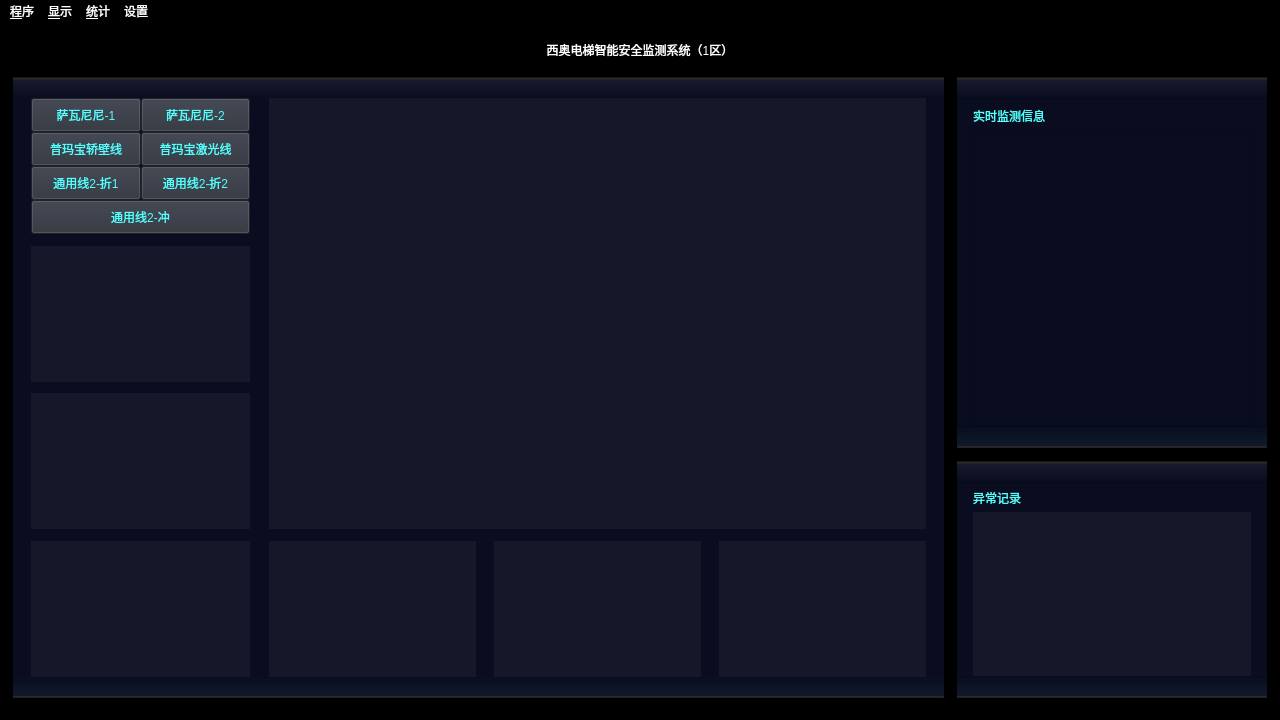
<?xml version="1.0" encoding="UTF-8"?>
<ui version="4.0">
 <class>MainWindow</class>
 <widget class="QMainWindow" name="MainWindow">
  <property name="geometry">
   <rect>
    <x>0</x>
    <y>0</y>
    <width>1280</width>
    <height>720</height>
   </rect>
  </property>
  <property name="windowTitle">
   <string>MainWindow</string>
  </property>
  <property name="styleSheet">
   <string notr="true">background-color: rgb(0, 0, 0);</string>
  </property>
  <widget class="QWidget" name="centralwidget">
   <property name="styleSheet">
    <string notr="true"/>
   </property>
   <layout class="QVBoxLayout" name="verticalLayout_2" stretch="8,92">
    <property name="spacing">
     <number>0</number>
    </property>
    <property name="leftMargin">
     <number>0</number>
    </property>
    <property name="topMargin">
     <number>0</number>
    </property>
    <property name="rightMargin">
     <number>0</number>
    </property>
    <property name="bottomMargin">
     <number>0</number>
    </property>
    <item>
     <widget class="QLabel" name="label">
      <property name="styleSheet">
       <string notr="true">font: 29pt &quot;宋体&quot;;
color: rgb(255, 255, 255);</string>
      </property>
      <property name="text">
       <string>西奥电梯智能安全监测系统（1区）</string>
      </property>
      <property name="alignment">
       <set>Qt::AlignCenter</set>
      </property>
     </widget>
    </item>
    <item>
     <layout class="QHBoxLayout" name="horizontalLayout" stretch="1,72,1,24,1">
      <property name="spacing">
       <number>0</number>
      </property>
      <item>
       <spacer name="horizontalSpacer">
        <property name="orientation">
         <enum>Qt::Horizontal</enum>
        </property>
        <property name="sizeHint" stdset="0">
         <size>
          <width>40</width>
          <height>20</height>
         </size>
        </property>
       </spacer>
      </item>
      <item>
       <layout class="QVBoxLayout" name="verticalLayout_3" stretch="0,3,94,3,0">
        <property name="spacing">
         <number>0</number>
        </property>
        <item>
         <widget class="Line" name="line">
          <property name="styleSheet">
           <string notr="true">background-color: rgb(35, 35, 40);</string>
          </property>
          <property name="orientation">
           <enum>Qt::Horizontal</enum>
          </property>
         </widget>
        </item>
        <item>
         <widget class="QLabel" name="label_2">
          <property name="styleSheet">
           <string notr="true">background-color: qlineargradient(spread:pad, x1:0, y1:1, x2:0, y2:0, stop:0 rgba(9, 13, 31, 255), stop:1 rgba(23, 26, 43, 255));</string>
          </property>
          <property name="text">
           <string/>
          </property>
         </widget>
        </item>
        <item>
         <widget class="QWidget" name="horizontalWidget_2" native="true">
          <property name="styleSheet">
           <string notr="true">background-color: rgb(9, 13, 31);</string>
          </property>
          <layout class="QHBoxLayout" name="horizontalLayout_2" stretch="2,24,2,72,2">
           <property name="spacing">
            <number>0</number>
           </property>
           <property name="leftMargin">
            <number>0</number>
           </property>
           <property name="topMargin">
            <number>0</number>
           </property>
           <property name="rightMargin">
            <number>0</number>
           </property>
           <property name="bottomMargin">
            <number>0</number>
           </property>
           <item>
            <spacer name="horizontalSpacer_4">
             <property name="orientation">
              <enum>Qt::Horizontal</enum>
             </property>
             <property name="sizeHint" stdset="0">
              <size>
               <width>40</width>
               <height>20</height>
              </size>
             </property>
            </spacer>
           </item>
           <item>
            <layout class="QVBoxLayout" name="verticalLayout_4" stretch="24,2,24,2,24,2,24">
             <property name="spacing">
              <number>0</number>
             </property>
             <item>
              <layout class="QVBoxLayout" name="verticalLayout_6" stretch="3,1">
               <property name="spacing">
                <number>0</number>
               </property>
               <item>
                <layout class="QGridLayout" name="gridLayout">
                 <property name="spacing">
                  <number>0</number>
                 </property>
                 <item row="0" column="0">
                  <widget class="QPushButton" name="pushButton_1">
                   <property name="sizePolicy">
                    <sizepolicy hsizetype="MinimumExpanding" vsizetype="MinimumExpanding">
                     <horstretch>0</horstretch>
                     <verstretch>0</verstretch>
                    </sizepolicy>
                   </property>
                   <property name="styleSheet">
                    <string notr="true">color: rgb(85, 255, 255);
background-color: rgb(44, 48, 58);
font: 12pt &quot;宋体&quot;;</string>
                   </property>
                   <property name="text">
                    <string>萨瓦尼尼-1</string>
                   </property>
                  </widget>
                 </item>
                 <item row="2" column="0">
                  <widget class="QPushButton" name="pushButton_4">
                   <property name="sizePolicy">
                    <sizepolicy hsizetype="MinimumExpanding" vsizetype="MinimumExpanding">
                     <horstretch>0</horstretch>
                     <verstretch>0</verstretch>
                    </sizepolicy>
                   </property>
                   <property name="styleSheet">
                    <string notr="true">color: rgb(85, 255, 255);
background-color: rgb(44, 48, 58);
font: 12pt &quot;宋体&quot;;</string>
                   </property>
                   <property name="text">
                    <string>通用线2-折1</string>
                   </property>
                  </widget>
                 </item>
                 <item row="2" column="1">
                  <widget class="QPushButton" name="pushButton_5">
                   <property name="sizePolicy">
                    <sizepolicy hsizetype="MinimumExpanding" vsizetype="MinimumExpanding">
                     <horstretch>0</horstretch>
                     <verstretch>0</verstretch>
                    </sizepolicy>
                   </property>
                   <property name="styleSheet">
                    <string notr="true">color: rgb(85, 255, 255);
background-color: rgb(44, 48, 58);
font: 12pt &quot;宋体&quot;;</string>
                   </property>
                   <property name="text">
                    <string>通用线2-折2</string>
                   </property>
                  </widget>
                 </item>
                 <item row="1" column="0">
                  <widget class="QPushButton" name="pushButton_6">
                   <property name="sizePolicy">
                    <sizepolicy hsizetype="MinimumExpanding" vsizetype="MinimumExpanding">
                     <horstretch>0</horstretch>
                     <verstretch>0</verstretch>
                    </sizepolicy>
                   </property>
                   <property name="styleSheet">
                    <string notr="true">color: rgb(85, 255, 255);
background-color: rgb(44, 48, 58);
font: 12pt &quot;宋体&quot;;</string>
                   </property>
                   <property name="text">
                    <string>普玛宝轿壁线</string>
                   </property>
                  </widget>
                 </item>
                 <item row="1" column="1">
                  <widget class="QPushButton" name="pushButton_7">
                   <property name="sizePolicy">
                    <sizepolicy hsizetype="MinimumExpanding" vsizetype="MinimumExpanding">
                     <horstretch>0</horstretch>
                     <verstretch>0</verstretch>
                    </sizepolicy>
                   </property>
                   <property name="styleSheet">
                    <string notr="true">color: rgb(85, 255, 255);
background-color: rgb(44, 48, 58);
font: 12pt &quot;宋体&quot;;</string>
                   </property>
                   <property name="text">
                    <string>普玛宝激光线</string>
                   </property>
                  </widget>
                 </item>
                 <item row="0" column="1">
                  <widget class="QPushButton" name="pushButton_2">
                   <property name="sizePolicy">
                    <sizepolicy hsizetype="MinimumExpanding" vsizetype="MinimumExpanding">
                     <horstretch>0</horstretch>
                     <verstretch>0</verstretch>
                    </sizepolicy>
                   </property>
                   <property name="styleSheet">
                    <string notr="true">color: rgb(85, 255, 255);
background-color: rgb(44, 48, 58);
font: 12pt &quot;宋体&quot;;</string>
                   </property>
                   <property name="text">
                    <string>萨瓦尼尼-2</string>
                   </property>
                  </widget>
                 </item>
                </layout>
               </item>
               <item>
                <widget class="QPushButton" name="pushButton_3">
                 <property name="sizePolicy">
                  <sizepolicy hsizetype="MinimumExpanding" vsizetype="MinimumExpanding">
                   <horstretch>0</horstretch>
                   <verstretch>0</verstretch>
                  </sizepolicy>
                 </property>
                 <property name="styleSheet">
                  <string notr="true">color: rgb(85, 255, 255);
background-color: rgb(44, 48, 58);
font: 12pt &quot;宋体&quot;;</string>
                 </property>
                 <property name="text">
                  <string>通用线2-冲</string>
                 </property>
                </widget>
               </item>
              </layout>
             </item>
             <item>
              <spacer name="verticalSpacer_4">
               <property name="orientation">
                <enum>Qt::Vertical</enum>
               </property>
               <property name="sizeHint" stdset="0">
                <size>
                 <width>20</width>
                 <height>40</height>
                </size>
               </property>
              </spacer>
             </item>
             <item>
              <layout class="QVBoxLayout" name="verticalLayout_8" stretch="1,9">
               <property name="spacing">
                <number>0</number>
               </property>
               <item>
                <widget class="QLabel" name="video_title_2">
                 <property name="styleSheet">
                  <string notr="true">background-color: rgb(20, 24, 41);
color: rgb(225, 225, 225);
font: 11pt &quot;宋体&quot;;</string>
                 </property>
                 <property name="text">
                  <string/>
                 </property>
                </widget>
               </item>
               <item>
                <widget class="QLabel" name="video_display_2">
                 <property name="styleSheet">
                  <string notr="true">background-color: rgb(20, 24, 41);</string>
                 </property>
                 <property name="text">
                  <string/>
                 </property>
                </widget>
               </item>
              </layout>
             </item>
             <item>
              <spacer name="verticalSpacer_3">
               <property name="orientation">
                <enum>Qt::Vertical</enum>
               </property>
               <property name="sizeHint" stdset="0">
                <size>
                 <width>20</width>
                 <height>40</height>
                </size>
               </property>
              </spacer>
             </item>
             <item>
              <layout class="QVBoxLayout" name="verticalLayout_10" stretch="1,9">
               <property name="spacing">
                <number>0</number>
               </property>
               <item>
                <widget class="QLabel" name="video_title_3">
                 <property name="styleSheet">
                  <string notr="true">background-color: rgb(20, 24, 41);
color: rgb(225, 225, 225);
font: 11pt &quot;宋体&quot;;</string>
                 </property>
                 <property name="text">
                  <string/>
                 </property>
                </widget>
               </item>
               <item>
                <widget class="QLabel" name="video_display_3">
                 <property name="styleSheet">
                  <string notr="true">background-color: rgb(20, 24, 41);
color: rgb(195, 195, 195);
font: 11pt &quot;宋体&quot;;</string>
                 </property>
                 <property name="text">
                  <string/>
                 </property>
                </widget>
               </item>
              </layout>
             </item>
             <item>
              <spacer name="verticalSpacer_2">
               <property name="orientation">
                <enum>Qt::Vertical</enum>
               </property>
               <property name="sizeHint" stdset="0">
                <size>
                 <width>20</width>
                 <height>40</height>
                </size>
               </property>
              </spacer>
             </item>
             <item>
              <layout class="QVBoxLayout" name="verticalLayout_11" stretch="1,9">
               <property name="spacing">
                <number>0</number>
               </property>
               <item>
                <widget class="QLabel" name="video_title_4">
                 <property name="styleSheet">
                  <string notr="true">background-color: rgb(20, 24, 41);
color: rgb(225, 225, 225);
font: 11pt &quot;宋体&quot;;</string>
                 </property>
                 <property name="text">
                  <string/>
                 </property>
                </widget>
               </item>
               <item>
                <widget class="QLabel" name="video_display_4">
                 <property name="styleSheet">
                  <string notr="true">background-color: rgb(20, 24, 41);</string>
                 </property>
                 <property name="text">
                  <string/>
                 </property>
                </widget>
               </item>
              </layout>
             </item>
            </layout>
           </item>
           <item>
            <spacer name="horizontalSpacer_6">
             <property name="orientation">
              <enum>Qt::Horizontal</enum>
             </property>
             <property name="sizeHint" stdset="0">
              <size>
               <width>40</width>
               <height>20</height>
              </size>
             </property>
            </spacer>
           </item>
           <item>
            <layout class="QVBoxLayout" name="verticalLayout_5" stretch="76,2,24">
             <property name="spacing">
              <number>0</number>
             </property>
             <item>
              <layout class="QVBoxLayout" name="verticalLayout_12" stretch="1,9">
               <property name="spacing">
                <number>0</number>
               </property>
               <item>
                <widget class="QLabel" name="video_title_1">
                 <property name="styleSheet">
                  <string notr="true">background-color: rgb(20, 24, 41);
color: rgb(225, 225, 225);
font: 19pt &quot;宋体&quot;;</string>
                 </property>
                 <property name="text">
                  <string/>
                 </property>
                 <property name="textFormat">
                  <enum>Qt::PlainText</enum>
                 </property>
                </widget>
               </item>
               <item>
                <widget class="QLabel" name="video_display_1">
                 <property name="styleSheet">
                  <string notr="true">background-color: rgb(20, 24, 41);</string>
                 </property>
                 <property name="text">
                  <string/>
                 </property>
                </widget>
               </item>
              </layout>
             </item>
             <item>
              <spacer name="verticalSpacer_5">
               <property name="orientation">
                <enum>Qt::Vertical</enum>
               </property>
               <property name="sizeHint" stdset="0">
                <size>
                 <width>20</width>
                 <height>40</height>
                </size>
               </property>
              </spacer>
             </item>
             <item>
              <layout class="QHBoxLayout" name="horizontalLayout_3" stretch="24,2,24,2,24">
               <property name="spacing">
                <number>0</number>
               </property>
               <item>
                <layout class="QVBoxLayout" name="verticalLayout_14" stretch="1,9">
                 <property name="spacing">
                  <number>0</number>
                 </property>
                 <item>
                  <widget class="QLabel" name="video_title_5">
                   <property name="styleSheet">
                    <string notr="true">background-color: rgb(20, 24, 41);
color: rgb(225, 225, 225);
font: 11pt &quot;宋体&quot;;</string>
                   </property>
                   <property name="text">
                    <string/>
                   </property>
                  </widget>
                 </item>
                 <item>
                  <widget class="QLabel" name="video_display_5">
                   <property name="styleSheet">
                    <string notr="true">background-color: rgb(20, 24, 41);</string>
                   </property>
                   <property name="text">
                    <string/>
                   </property>
                  </widget>
                 </item>
                </layout>
               </item>
               <item>
                <spacer name="horizontalSpacer_8">
                 <property name="orientation">
                  <enum>Qt::Horizontal</enum>
                 </property>
                 <property name="sizeHint" stdset="0">
                  <size>
                   <width>40</width>
                   <height>20</height>
                  </size>
                 </property>
                </spacer>
               </item>
               <item>
                <layout class="QVBoxLayout" name="verticalLayout_13" stretch="1,9">
                 <property name="spacing">
                  <number>0</number>
                 </property>
                 <item>
                  <widget class="QLabel" name="video_title_6">
                   <property name="styleSheet">
                    <string notr="true">background-color: rgb(20, 24, 41);
color: rgb(225, 225, 225);
font: 11pt &quot;宋体&quot;;</string>
                   </property>
                   <property name="text">
                    <string/>
                   </property>
                  </widget>
                 </item>
                 <item>
                  <widget class="QLabel" name="video_display_6">
                   <property name="styleSheet">
                    <string notr="true">background-color: rgb(20, 24, 41);</string>
                   </property>
                   <property name="text">
                    <string/>
                   </property>
                  </widget>
                 </item>
                </layout>
               </item>
               <item>
                <spacer name="horizontalSpacer_7">
                 <property name="orientation">
                  <enum>Qt::Horizontal</enum>
                 </property>
                 <property name="sizeHint" stdset="0">
                  <size>
                   <width>40</width>
                   <height>20</height>
                  </size>
                 </property>
                </spacer>
               </item>
               <item>
                <layout class="QVBoxLayout" name="verticalLayout_15" stretch="1,9">
                 <property name="spacing">
                  <number>0</number>
                 </property>
                 <item>
                  <widget class="QLabel" name="video_title_7">
                   <property name="styleSheet">
                    <string notr="true">background-color: rgb(20, 24, 41);
color: rgb(225, 225, 225);
font: 11pt &quot;宋体&quot;;</string>
                   </property>
                   <property name="text">
                    <string/>
                   </property>
                  </widget>
                 </item>
                 <item>
                  <widget class="QLabel" name="video_display_7">
                   <property name="styleSheet">
                    <string notr="true">background-color: rgb(20, 24, 41);</string>
                   </property>
                   <property name="text">
                    <string/>
                   </property>
                  </widget>
                 </item>
                </layout>
               </item>
              </layout>
             </item>
            </layout>
           </item>
           <item>
            <spacer name="horizontalSpacer_5">
             <property name="orientation">
              <enum>Qt::Horizontal</enum>
             </property>
             <property name="sizeHint" stdset="0">
              <size>
               <width>40</width>
               <height>20</height>
              </size>
             </property>
            </spacer>
           </item>
          </layout>
         </widget>
        </item>
        <item>
         <widget class="QLabel" name="label_3">
          <property name="styleSheet">
           <string notr="true">background-color: qlineargradient(spread:pad, x1:0, y1:0, x2:0, y2:1, stop:0 rgba(9, 13, 31, 255), stop:1 rgba(13, 26, 43, 255));</string>
          </property>
          <property name="text">
           <string/>
          </property>
         </widget>
        </item>
        <item>
         <widget class="Line" name="line_2">
          <property name="styleSheet">
           <string notr="true">background-color: rgb(35, 35, 40);</string>
          </property>
          <property name="orientation">
           <enum>Qt::Horizontal</enum>
          </property>
         </widget>
        </item>
       </layout>
      </item>
      <item>
       <spacer name="horizontalSpacer_3">
        <property name="orientation">
         <enum>Qt::Horizontal</enum>
        </property>
        <property name="sizeHint" stdset="0">
         <size>
          <width>40</width>
          <height>20</height>
         </size>
        </property>
       </spacer>
      </item>
      <item>
       <layout class="QVBoxLayout" name="verticalLayout" stretch="0,3,54,3,0,2,0,3,32,3,0">
        <property name="spacing">
         <number>0</number>
        </property>
        <item>
         <widget class="Line" name="line_3">
          <property name="styleSheet">
           <string notr="true">background-color: rgb(35, 35, 40);</string>
          </property>
          <property name="orientation">
           <enum>Qt::Horizontal</enum>
          </property>
         </widget>
        </item>
        <item>
         <widget class="QLabel" name="label_4">
          <property name="styleSheet">
           <string notr="true">background-color: qlineargradient(spread:pad, x1:0, y1:1, x2:0, y2:0, stop:0 rgba(9, 13, 31, 255), stop:1 rgba(23, 26, 43, 255));</string>
          </property>
          <property name="text">
           <string/>
          </property>
         </widget>
        </item>
        <item>
         <widget class="QFrame" name="frame">
          <property name="styleSheet">
           <string notr="true">background-color: rgb(9, 13, 31);</string>
          </property>
          <property name="frameShape">
           <enum>QFrame::StyledPanel</enum>
          </property>
          <property name="frameShadow">
           <enum>QFrame::Raised</enum>
          </property>
          <layout class="QHBoxLayout" name="horizontalLayout_5" stretch="3,54,3">
           <property name="spacing">
            <number>0</number>
           </property>
           <property name="leftMargin">
            <number>0</number>
           </property>
           <property name="topMargin">
            <number>0</number>
           </property>
           <property name="rightMargin">
            <number>0</number>
           </property>
           <property name="bottomMargin">
            <number>0</number>
           </property>
           <item>
            <spacer name="horizontalSpacer_10">
             <property name="orientation">
              <enum>Qt::Horizontal</enum>
             </property>
             <property name="sizeHint" stdset="0">
              <size>
               <width>40</width>
               <height>20</height>
              </size>
             </property>
            </spacer>
           </item>
           <item>
            <layout class="QVBoxLayout" name="verticalLayout_7" stretch="1,9">
             <property name="spacing">
              <number>0</number>
             </property>
             <item>
              <widget class="QLabel" name="label_15">
               <property name="styleSheet">
                <string notr="true">color: rgb(85, 255, 255);
font: 22pt &quot;宋体&quot;;</string>
               </property>
               <property name="text">
                <string>实时监测信息</string>
               </property>
              </widget>
             </item>
             <item>
              <widget class="QTextBrowser" name="textBrowser">
               <property name="styleSheet">
                <string notr="true">color: rgb(215, 215, 215);
font: 12pt &quot;宋体&quot;;</string>
               </property>
              </widget>
             </item>
            </layout>
           </item>
           <item>
            <spacer name="horizontalSpacer_9">
             <property name="orientation">
              <enum>Qt::Horizontal</enum>
             </property>
             <property name="sizeHint" stdset="0">
              <size>
               <width>40</width>
               <height>20</height>
              </size>
             </property>
            </spacer>
           </item>
          </layout>
         </widget>
        </item>
        <item>
         <widget class="QLabel" name="label_5">
          <property name="styleSheet">
           <string notr="true">background-color: qlineargradient(spread:pad, x1:0, y1:0, x2:0, y2:1, stop:0 rgba(9, 13, 31, 255), stop:1 rgba(13, 26, 43, 255));</string>
          </property>
          <property name="text">
           <string/>
          </property>
         </widget>
        </item>
        <item>
         <widget class="Line" name="line_4">
          <property name="styleSheet">
           <string notr="true">background-color: rgb(35, 35, 40);</string>
          </property>
          <property name="orientation">
           <enum>Qt::Horizontal</enum>
          </property>
         </widget>
        </item>
        <item>
         <spacer name="verticalSpacer">
          <property name="orientation">
           <enum>Qt::Vertical</enum>
          </property>
          <property name="sizeHint" stdset="0">
           <size>
            <width>20</width>
            <height>40</height>
           </size>
          </property>
         </spacer>
        </item>
        <item>
         <widget class="Line" name="line_5">
          <property name="styleSheet">
           <string notr="true">background-color: rgb(35, 35, 40);</string>
          </property>
          <property name="orientation">
           <enum>Qt::Horizontal</enum>
          </property>
         </widget>
        </item>
        <item>
         <widget class="QLabel" name="label_7">
          <property name="styleSheet">
           <string notr="true">background-color: qlineargradient(spread:pad, x1:0, y1:1, x2:0, y2:0, stop:0 rgba(9, 13, 31, 255), stop:1 rgba(23, 26, 43, 255));</string>
          </property>
          <property name="text">
           <string/>
          </property>
         </widget>
        </item>
        <item>
         <widget class="QFrame" name="frame_2">
          <property name="styleSheet">
           <string notr="true">background-color: rgb(9, 13, 31);</string>
          </property>
          <property name="frameShape">
           <enum>QFrame::StyledPanel</enum>
          </property>
          <property name="frameShadow">
           <enum>QFrame::Raised</enum>
          </property>
          <layout class="QHBoxLayout" name="horizontalLayout_7" stretch="3,54,3">
           <property name="spacing">
            <number>0</number>
           </property>
           <property name="leftMargin">
            <number>0</number>
           </property>
           <property name="topMargin">
            <number>0</number>
           </property>
           <property name="rightMargin">
            <number>0</number>
           </property>
           <property name="bottomMargin">
            <number>0</number>
           </property>
           <item>
            <spacer name="horizontalSpacer_12">
             <property name="orientation">
              <enum>Qt::Horizontal</enum>
             </property>
             <property name="sizeHint" stdset="0">
              <size>
               <width>40</width>
               <height>20</height>
              </size>
             </property>
            </spacer>
           </item>
           <item>
            <layout class="QVBoxLayout" name="verticalLayout_9" stretch="15,85">
             <property name="spacing">
              <number>0</number>
             </property>
             <item>
              <widget class="QLabel" name="label_16">
               <property name="styleSheet">
                <string notr="true">color: rgb(85, 255, 255);
font: 22pt &quot;宋体&quot;;</string>
               </property>
               <property name="text">
                <string>异常记录</string>
               </property>
              </widget>
             </item>
             <item>
              <widget class="QLabel" name="record_label">
               <property name="styleSheet">
                <string notr="true">background-color: rgb(20, 24, 41);</string>
               </property>
               <property name="text">
                <string/>
               </property>
              </widget>
             </item>
            </layout>
           </item>
           <item>
            <spacer name="horizontalSpacer_11">
             <property name="orientation">
              <enum>Qt::Horizontal</enum>
             </property>
             <property name="sizeHint" stdset="0">
              <size>
               <width>40</width>
               <height>20</height>
              </size>
             </property>
            </spacer>
           </item>
          </layout>
         </widget>
        </item>
        <item>
         <widget class="QLabel" name="label_6">
          <property name="styleSheet">
           <string notr="true">background-color: qlineargradient(spread:pad, x1:0, y1:0, x2:0, y2:1, stop:0 rgba(9, 13, 31, 255), stop:1 rgba(13, 26, 43, 255));</string>
          </property>
          <property name="text">
           <string/>
          </property>
         </widget>
        </item>
        <item>
         <widget class="Line" name="line_6">
          <property name="styleSheet">
           <string notr="true">background-color: rgb(35, 35, 40);</string>
          </property>
          <property name="orientation">
           <enum>Qt::Horizontal</enum>
          </property>
         </widget>
        </item>
       </layout>
      </item>
      <item>
       <spacer name="horizontalSpacer_2">
        <property name="orientation">
         <enum>Qt::Horizontal</enum>
        </property>
        <property name="sizeHint" stdset="0">
         <size>
          <width>40</width>
          <height>20</height>
         </size>
        </property>
       </spacer>
      </item>
     </layout>
    </item>
   </layout>
  </widget>
  <widget class="QMenuBar" name="menubar">
   <property name="geometry">
    <rect>
     <x>0</x>
     <y>0</y>
     <width>1280</width>
     <height>23</height>
    </rect>
   </property>
   <property name="styleSheet">
    <string notr="true">color: rgb(255, 255, 255);</string>
   </property>
   <widget class="QMenu" name="menu_process">
    <property name="title">
     <string>&amp;程序</string>
    </property>
    <addaction name="action_run"/>
    <addaction name="action_stop"/>
   </widget>
   <widget class="QMenu" name="menu_view">
    <property name="title">
     <string>&amp;显示</string>
    </property>
    <addaction name="action_full_screen"/>
    <addaction name="action_exit_full"/>
   </widget>
   <widget class="QMenu" name="menu_statistics">
    <property name="title">
     <string>&amp;统计</string>
    </property>
    <addaction name="action_visual"/>
   </widget>
   <widget class="QMenu" name="menu_setup">
    <property name="title">
     <string>设置</string>
    </property>
    <addaction name="action_config"/>
   </widget>
   <addaction name="menu_process"/>
   <addaction name="menu_view"/>
   <addaction name="menu_statistics"/>
   <addaction name="menu_setup"/>
  </widget>
  <widget class="QStatusBar" name="statusbar">
   <property name="styleSheet">
    <string notr="true">color: rgb(255, 255, 255);</string>
   </property>
  </widget>
  <action name="action_run">
   <property name="text">
    <string>&amp;运行</string>
   </property>
  </action>
  <action name="action_stop">
   <property name="text">
    <string>&amp;终止</string>
   </property>
  </action>
  <action name="action_full_screen">
   <property name="text">
    <string>&amp;全屏模式</string>
   </property>
  </action>
  <action name="action_exit_full">
   <property name="text">
    <string>&amp;退出全屏</string>
   </property>
  </action>
  <action name="action_visual">
   <property name="text">
    <string>&amp;异常情况统计与可视化</string>
   </property>
  </action>
  <action name="action_config">
   <property name="text">
    <string>&amp;配置</string>
   </property>
  </action>
 </widget>
 <resources/>
 <connections/>
</ui>
